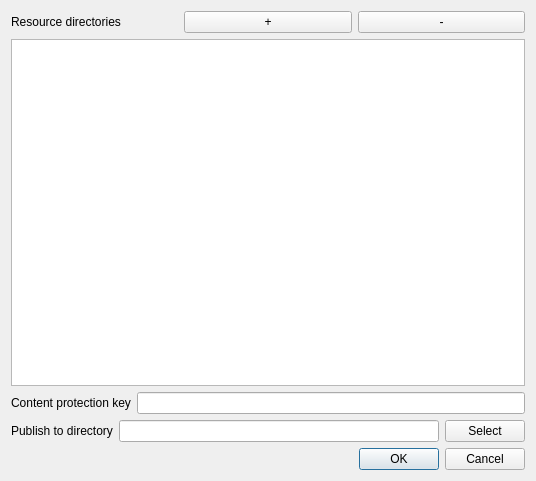
<?xml version="1.0" encoding="UTF-8"?>
<ui version="4.0">
 <class>ProjectSettingsDialog</class>
 <widget class="QDialog" name="ProjectSettingsDialog">
  <property name="geometry">
   <rect>
    <x>0</x>
    <y>0</y>
    <width>536</width>
    <height>481</height>
   </rect>
  </property>
  <property name="windowTitle">
   <string>Dialog</string>
  </property>
  <layout class="QGridLayout" name="gridLayout">
   <item row="0" column="0">
    <layout class="QVBoxLayout" name="verticalLayout">
     <item>
      <layout class="QHBoxLayout" name="horizontalLayout_3">
       <item>
        <widget class="QLabel" name="label_3">
         <property name="text">
          <string>Resource directories</string>
         </property>
        </widget>
       </item>
       <item>
        <widget class="QPushButton" name="addResourceDirButton">
         <property name="enabled">
          <bool>true</bool>
         </property>
         <property name="minimumSize">
          <size>
           <width>0</width>
           <height>0</height>
          </size>
         </property>
         <property name="text">
          <string>+</string>
         </property>
        </widget>
       </item>
       <item>
        <widget class="QPushButton" name="removeResourceDirButton">
         <property name="text">
          <string>-</string>
         </property>
        </widget>
       </item>
      </layout>
     </item>
     <item>
      <widget class="QListView" name="resoucesDirList"/>
     </item>
     <item>
      <layout class="QHBoxLayout" name="horizontalLayout_2">
       <item>
        <widget class="QLabel" name="label">
         <property name="text">
          <string>Content protection key</string>
         </property>
         <property name="scaledContents">
          <bool>false</bool>
         </property>
         <property name="wordWrap">
          <bool>false</bool>
         </property>
        </widget>
       </item>
       <item>
        <widget class="QLineEdit" name="contentProtectionKeyInput">
         <property name="text">
          <string/>
         </property>
        </widget>
       </item>
      </layout>
     </item>
     <item>
      <layout class="QHBoxLayout" name="horizontalLayout">
       <item>
        <widget class="QLabel" name="label_2">
         <property name="text">
          <string>Publish to directory</string>
         </property>
        </widget>
       </item>
       <item>
        <widget class="QLineEdit" name="publishDirectoryInput">
         <property name="text">
          <string/>
         </property>
        </widget>
       </item>
       <item>
        <widget class="QPushButton" name="selectPublishDirectoryButton">
         <property name="text">
          <string>Select</string>
         </property>
        </widget>
       </item>
      </layout>
     </item>
     <item>
      <widget class="QDialogButtonBox" name="buttonBox">
       <property name="orientation">
        <enum>Qt::Horizontal</enum>
       </property>
       <property name="standardButtons">
        <set>QDialogButtonBox::Cancel|QDialogButtonBox::Ok</set>
       </property>
      </widget>
     </item>
    </layout>
   </item>
  </layout>
 </widget>
 <resources/>
 <connections>
  <connection>
   <sender>buttonBox</sender>
   <signal>accepted()</signal>
   <receiver>ProjectSettingsDialog</receiver>
   <slot>accept()</slot>
   <hints>
    <hint type="sourcelabel">
     <x>248</x>
     <y>254</y>
    </hint>
    <hint type="destinationlabel">
     <x>157</x>
     <y>274</y>
    </hint>
   </hints>
  </connection>
  <connection>
   <sender>buttonBox</sender>
   <signal>rejected()</signal>
   <receiver>ProjectSettingsDialog</receiver>
   <slot>reject()</slot>
   <hints>
    <hint type="sourcelabel">
     <x>316</x>
     <y>260</y>
    </hint>
    <hint type="destinationlabel">
     <x>286</x>
     <y>274</y>
    </hint>
   </hints>
  </connection>
 </connections>
</ui>
